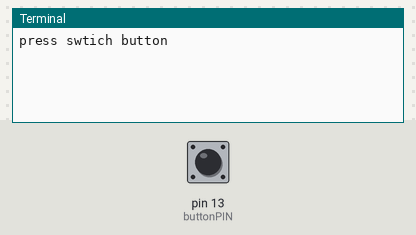
Bench run of a program on a simulated Raspberry Pi (header pin numbers). Parts: the last lines printed to the terminal. Inputs (shaded band) come from the test bench; at power-on: pin 13 (buttonPIN) LOW. The clock reads 2024-03-15 10:24:30 at power-on unless the program sets it.

Above: at 1.2 s.
1.3 s: pin 13 (buttonPIN) pulled HIGH for 0.15 s
At 2.5 s:
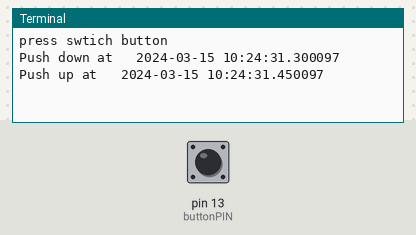
2.9 s: pin 13 (buttonPIN) pulled HIGH for 1 s
At 3.7 s:
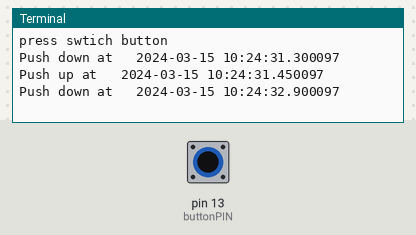
5.4 s: pin 13 (buttonPIN) pulled HIGH for 0.15 s
At 6.8 s:
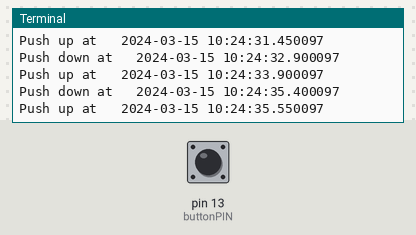

The program:

button_switch_simple.py
```python
import RPi.GPIO as GPIO
import datetime         # datetime.datetime.now()
import time             # sleep()
buttonPIN = 13

#define callback function
def my_callback(pin):
    if GPIO.input(pin) == GPIO.HIGH:
        print "Push down at\t", str(datetime.datetime.now())
    else:
        print "Push up at\t", str(datetime.datetime.now())

#m main function
try:
    GPIO.setmode(GPIO.BOARD)
    GPIO.setup(buttonPIN, GPIO.IN, pull_up_down=GPIO.PUD_DOWN)
    #GPIO.setup(buttonPIN, GPIO.IN)
    GPIO.add_event_detect(buttonPIN, GPIO.BOTH, callback=my_callback)
    print "press swtich button"
    while True:
        time.sleep(2)
except KeyboardInterrupt:
    print "exit"
    GPIO.cleanup()


print "done"
```

Measured:
- after the input at 1.3 s, the terminal: prints a new line at once (image 1)
- after the input at 2.9 s, the terminal: prints a new line at once (image 2)
- after the input at 5.4 s, the terminal: prints a new line at once (image 3)
